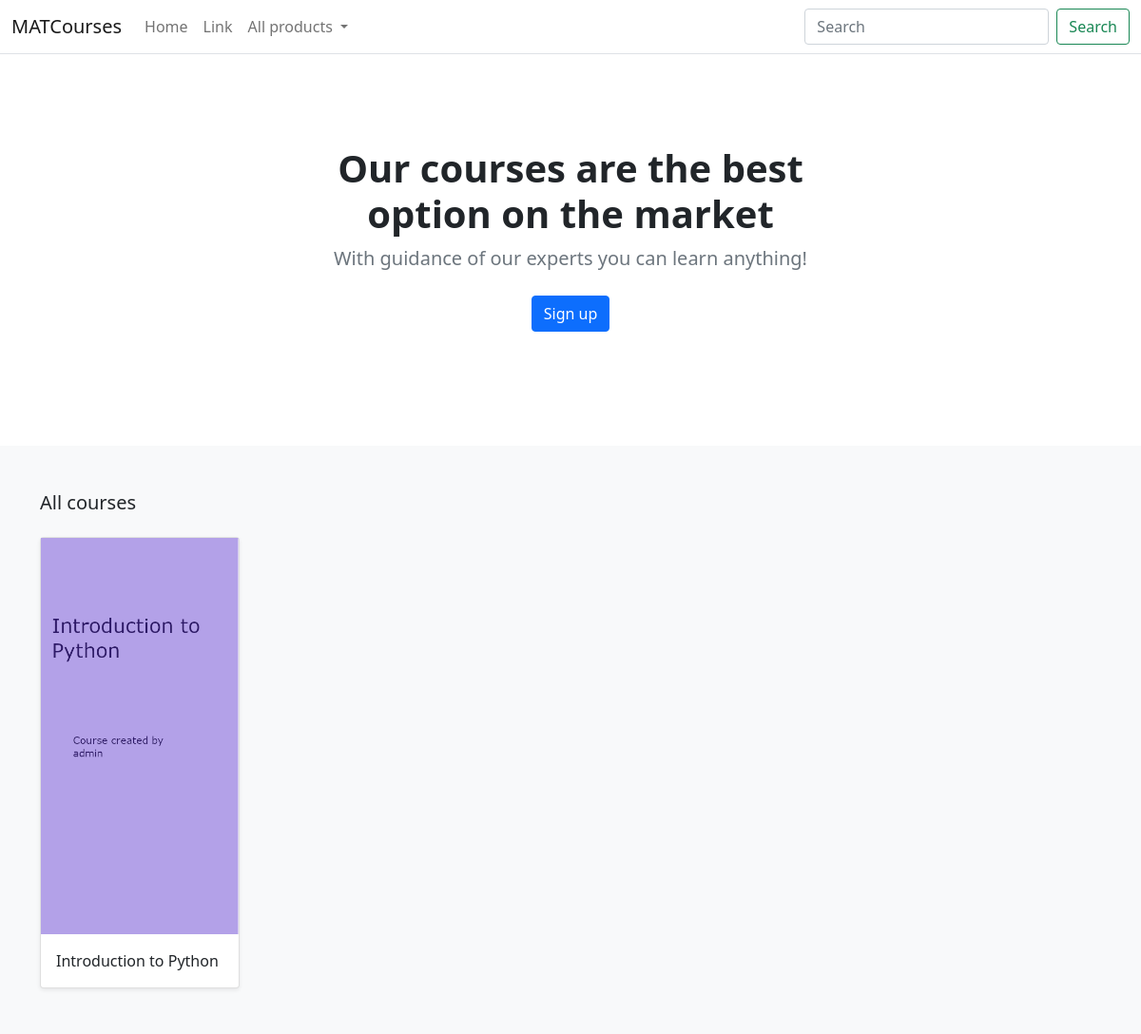
Before: / with the older database file.
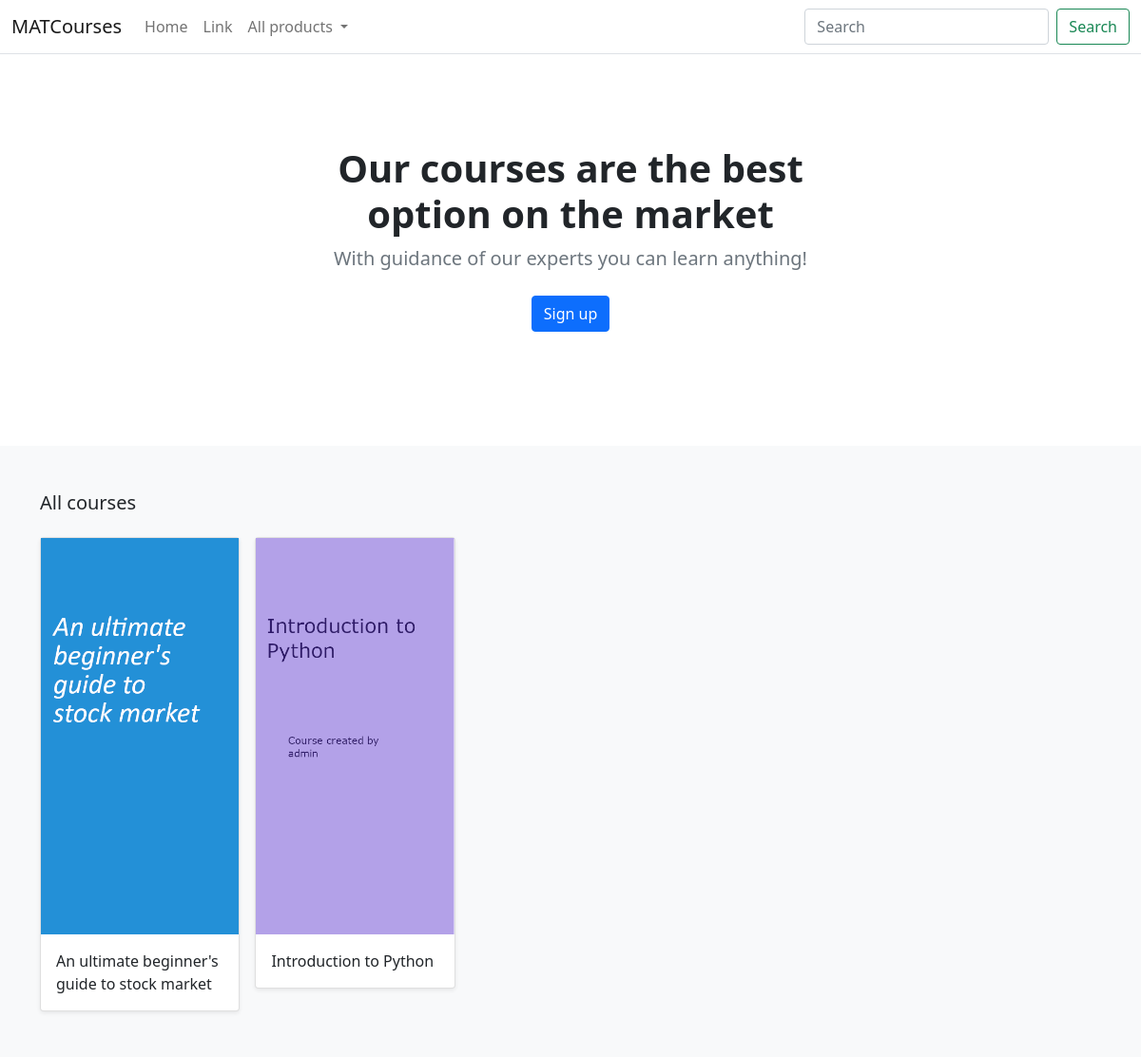
After: the same page with the newer database file.
### store/models.py (models this page shows, shortened)
class Product(models.Model):
    category = models.ForeignKey(Category, related_name='product', on_delete=models.CASCADE)
    created_by = models.ForeignKey(User, on_delete=models.CASCADE, related_name='product_creator')
    title = models.CharField(max_length=255)
    author = models.CharField(max_length=255, default = 'admin')
    description = models.TextField(blank=True)
    image = models.ImageField(upload_to='images/')
    slug = models.SlugField(max_length=255)
    price = models.DecimalField(max_digits=8, decimal_places=2)
    in_stock = models.BooleanField(default=True)
    is_active = models.BooleanField(default=True)
    created = models.DateTimeField(auto_now_add=True)
    updated = models.DateTimeField(auto_now=True)
    class Meta:
        verbose_name_plural = 'Products'
        ordering = ('-created',)
    def get_absolute_url(self):
        return reverse('store:product_detail', args=[self.slug])

### store/views.py (the view)
# urls.py: path('', views.all_products, name='all_products'),
def all_products(request):
    products = Product.objects.all()
    return render(request, 'store/home.html', {'products': products})

### store/models.py (called while the page is built)
    def get_absolute_url(self):
        return reverse('store:category_list', args=[self.slug])

### store/views.py (called while the page is built)
def categories(request):
    return{
        'categories': Category.objects.all()
    }

### templates/store/home.html (shortened to what this page needs)
{% extends "./base.html" %}
{% load static %}
{% block content %}
<main>
    <section class="py-5 text-center container">
      <div class="row py-lg-5">
        <div class="col-lg-6 col-md-8 mx-auto">
          <h1 class="h1 fw-bold">Our courses are the best option on the market</h1>
          <p class="lead text-muted">With guidance of our experts you can learn anything!</p>
          <p>
            <a href="#" class="btn btn-primary my-2">Sign up</a>
          </p>
        </div>
      </div>
    </section>
    <div class="album py-5 bg-light">
      <div class="container">
        <div class="pb-3 h5">All courses</div>
        <div class="row row-cols-1 row-cols-sm-2 row-cols-md-5 g-3">
          {% for product in products %}
          <div class="col">
            <div class="card shadow-sm">
              <img class="img-fluid" alt="Responsive image" src="{{ product.image.url }}">
              <div class="card-body">
                <p class="card-text">
                  <a class="text-dark text-decoration-none" href="{{ product.get_absolute_url }}">{{ product.title }}</a>
                </p>
              </div>
            </div>
          </div>
          {% endfor %}
        </div>
      </div>
    </div>
  </main>
  {% endblock %}

### templates/store/base.html (shortened to what this page needs)
{% load static %}
<!DOCTYPE html>
<html>
<head>
    <link href="https://cdn.jsdelivr.net/npm/bootstrap@5.0.0-beta1/dist/css/bootstrap.min.css" rel="stylesheet">
</head>
<body>
    <header>
        <nav class="navbar navbar-expand-md navbar-light bg-white border-bottom">
            <div class="container-fluid">
                <a class="navbar-brand" href="#">MATCourses</a>
                <div class="collapse navbar-collapse" id="navbarCollapse">
                    <ul class="navbar-nav me-auto mb-2 mb-md-0">
                        <li class="nav-item active">
                            <a class="nav-link" aria-current="page" href="/">Home</a>
                        </li>
                        <li class="nav-item">
                            <a class="nav-link" href="#">Link</a>
                        </li>
                        <li class="nav-item dropdown">
                            <a class="nav-link dropdown-toggle" href="#" id="navbarDropdown" role="button"
                                data-bs-toggle="dropdown" aria-expanded="false">
                                All products
                            </a>
                        </li>
                    </ul>
                    <form class="d-flex">
                        <input class="form-control me-2" type="search" placeholder="Search" aria-label="Search">
                        <button class="btn btn-outline-success" type="submit">Search</button>
                    </form>
                </div>
            </div>
        </nav>
    </header>
    <div id="content">{% block content %} {% endblock %}</div>
</body>
</html>

Changed rows visible on the page:
added Product: image (picture), title "An ultimate beginner's guide to stock market"
